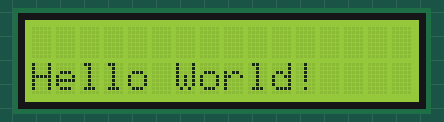
Simulated run of this sketch. Board: Arduino Uno, built with avr-gcc and run on an emulated ATmega328P. On the bench: 16×2 character LCD.

Above: at 0.1 s.

The sketch:

lcdhelloworld.ino
```cpp
#include <LiquidCrystal.h>

LiquidCrystal lcd(12,11,2,3,4,5);

void setup() {
  lcd.begin(16,2);
}

void loop() {
  lcd.setCursor(0,1);
  lcd.print("Hello World!");
  delay(1000);
  lcd.clear();
}
```
